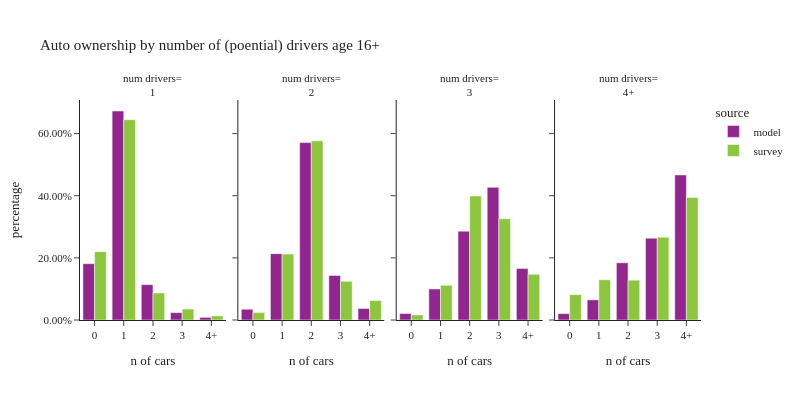

Notebook source saved alongside this figure:
### Code cell
plot_auto(hh.loc[hh['drivers_4+']!="0"],'drivers_4+','number of (poential) drivers age 16+','num drivers')

### Figure 1 — Plotly figure (JSON) as saved in the notebook; plotly's stock layout.template omitted (floating-point values rounded to 4 significant figures)
{"data": [{"alignmentgroup": "True", "customdata": [[95060], [352720], [59659], [12454], [4472]], "hovertemplate": "source=model<br>drivers_4+=1<br>hhvehs_4+=%{x}<br>percentage=%{y}<br>sample count=%{customdata[0]}<extra></extra>", "legendgroup": "model", "marker": {"color": "#91268F", "pattern": {"shape": ""}}, "name": "model", "offsetgroup": "model", "orientation": "v", "showlegend": true, "textposition": "auto", "type": "bar", "x": ["0", "1", "2", "3", "4+"], "xaxis": "x", "y": [0.1813, 0.6727, 0.1138, 0.02375, 0.008528], "yaxis": "y"}, {"alignmentgroup": "True", "customdata": [[29771], [182641], [488203], [122790], [31670]], "hovertemplate": "source=model<br>drivers_4+=2<br>hhvehs_4+=%{x}<br>percentage=%{y}<br>sample count=%{customdata[0]}<extra></extra>", "legendgroup": "model", "marker": {"color": "#91268F", "pattern": {"shape": ""}}, "name": "model", "offsetgroup": "model", "orientation": "v", "showlegend": false, "textposition": "auto", "type": "bar", "x": ["0", "1", "2", "3", "4+"], "xaxis": "x2", "y": [0.03482, 0.2136, 0.5709, 0.1436, 0.03704], "yaxis": "y2"}, {"alignmentgroup": "True", "customdata": [[4363], [20776], [59454], [88773], [34513]], "hovertemplate": "source=model<br>drivers_4+=3<br>hhvehs_4+=%{x}<br>percentage=%{y}<br>sample count=%{customdata[0]}<extra></extra>", "legendgroup": "model", "marker": {"color": "#91268F", "pattern": {"shape": ""}}, "name": "model", "offsetgroup": "model", "orientation": "v", "showlegend": false, "textposition": "auto", "type": "bar", "x": ["0", "1", "2", "3", "4+"], "xaxis": "x3", "y": [0.02099, 0.09994, 0.286, 0.427, 0.166], "yaxis": "y3"}, {"alignmentgroup": "True", "customdata": [[3056], [9649], [27406], [39209], [69490]], "hovertemplate": "source=model<br>drivers_4+=4+<br>hhvehs_4+=%{x}<br>percentage=%{y}<br>sample count=%{customdata[0]}<extra></extra>", "legendgroup": "model", "marker": {"color": "#91268F", "pattern": {"shape": ""}}, "name": "model", "offsetgroup": "model", "orientation": "v", "showlegend": false, "textposition": "auto", "type": "bar", "x": ["0", "1", "2", "3", "4+"], "xaxis": "x4", "y": [0.02054, 0.06484, 0.1842, 0.2635, 0.467], "yaxis": "y4"}, {"alignmentgroup": "True", "customdata": [[497], [954], [119], [23], [14]], "hovertemplate": "source=survey<br>drivers_4+=1<br>hhvehs_4+=%{x}<br>percentage=%{y}<br>sample count=%{customdata[0]}<extra></extra>", "legendgroup": "survey", "marker": {"color": "#8CC63E", "pattern": {"shape": ""}}, "name": "survey", "offsetgroup": "survey", "orientation": "v", "showlegend": true, "textposition": "auto", "type": "bar", "x": ["0", "1", "2", "3", "4+"], "xaxis": "x", "y": [0.2201, 0.6448, 0.08702, 0.03514, 0.01303], "yaxis": "y"}, {"alignmentgroup": "True", "customdata": [[112], [616], [850], [159], [56]], "hovertemplate": "source=survey<br>drivers_4+=2<br>hhvehs_4+=%{x}<br>percentage=%{y}<br>sample count=%{customdata[0]}<extra></extra>", "legendgroup": "survey", "marker": {"color": "#8CC63E", "pattern": {"shape": ""}}, "name": "survey", "offsetgroup": "survey", "orientation": "v", "showlegend": false, "textposition": "auto", "type": "bar", "x": ["0", "1", "2", "3", "4+"], "xaxis": "x2", "y": [0.02377, 0.212, 0.5766, 0.1245, 0.06308], "yaxis": "y2"}, {"alignmentgroup": "True", "customdata": [[8], [47], [93], [72], [26]], "hovertemplate": "source=survey<br>drivers_4+=3<br>hhvehs_4+=%{x}<br>percentage=%{y}<br>sample count=%{customdata[0]}<extra></extra>", "legendgroup": "survey", "marker": {"color": "#8CC63E", "pattern": {"shape": ""}}, "name": "survey", "offsetgroup": "survey", "orientation": "v", "showlegend": false, "textposition": "auto", "type": "bar", "x": ["0", "1", "2", "3", "4+"], "xaxis": "x3", "y": [0.01641, 0.1118, 0.3989, 0.3257, 0.1472], "yaxis": "y3"}, {"alignmentgroup": "True", "customdata": [[6], [24], [24], [29], [35]], "hovertemplate": "source=survey<br>drivers_4+=4+<br>hhvehs_4+=%{x}<br>percentage=%{y}<br>sample count=%{customdata[0]}<extra></extra>", "legendgroup": "survey", "marker": {"color": "#8CC63E", "pattern": {"shape": ""}}, "name": "survey", "offsetgroup": "survey", "orientation": "v", "showlegend": false, "textposition": "auto", "type": "bar", "x": ["0", "1", "2", "3", "4+"], "xaxis": "x4", "y": [0.08173, 0.1296, 0.1282, 0.2664, 0.3941], "yaxis": "y4"}], "layout": {"annotations": [{"font": {}, "showarrow": false, "text": "num drivers=<br>1", "x": 0.1175, "xanchor": "center", "xref": "paper", "y": 1, "yanchor": "bottom", "yref": "paper"}, {"font": {}, "showarrow": false, "text": "num drivers=<br>2", "x": 0.3725, "xanchor": "center", "xref": "paper", "y": 1, "yanchor": "bottom", "yref": "paper"}, {"font": {}, "showarrow": false, "text": "num drivers=<br>3", "x": 0.6275, "xanchor": "center", "xref": "paper", "y": 1, "yanchor": "bottom", "yref": "paper"}, {"font": {}, "showarrow": false, "text": "num drivers=<br>4+", "x": 0.8825, "xanchor": "center", "xref": "paper", "y": 1, "yanchor": "bottom", "yref": "paper"}], "barmode": "group", "font": {"size": 11}, "height": 400, "legend": {"title": {"text": "source"}, "tracegroupgap": 0}, "title": {"text": "Auto ownership by number of (poential) drivers age 16+"}, "width": 800, "xaxis": {"anchor": "y", "domain": [0, 0.235], "title": {"text": "n of cars"}}, "xaxis2": {"anchor": "y2", "domain": [0.255, 0.49], "matches": "x", "title": {"text": "n of cars"}}, "xaxis3": {"anchor": "y3", "domain": [0.51, 0.745], "matches": "x", "title": {"text": "n of cars"}}, "xaxis4": {"anchor": "y4", "domain": [0.765, 1.0], "matches": "x", "title": {"text": "n of cars"}}, "yaxis": {"anchor": "x", "domain": [0, 1], "tickformat": ".2%", "title": {"text": "percentage"}}, "yaxis2": {"anchor": "x2", "domain": [0, 1], "matches": "y", "showticklabels": false, "tickformat": ".2%"}, "yaxis3": {"anchor": "x3", "domain": [0, 1], "matches": "y", "showticklabels": false, "tickformat": ".2%"}, "yaxis4": {"anchor": "x4", "domain": [0, 1], "matches": "y", "showticklabels": false, "tickformat": ".2%"}}}
